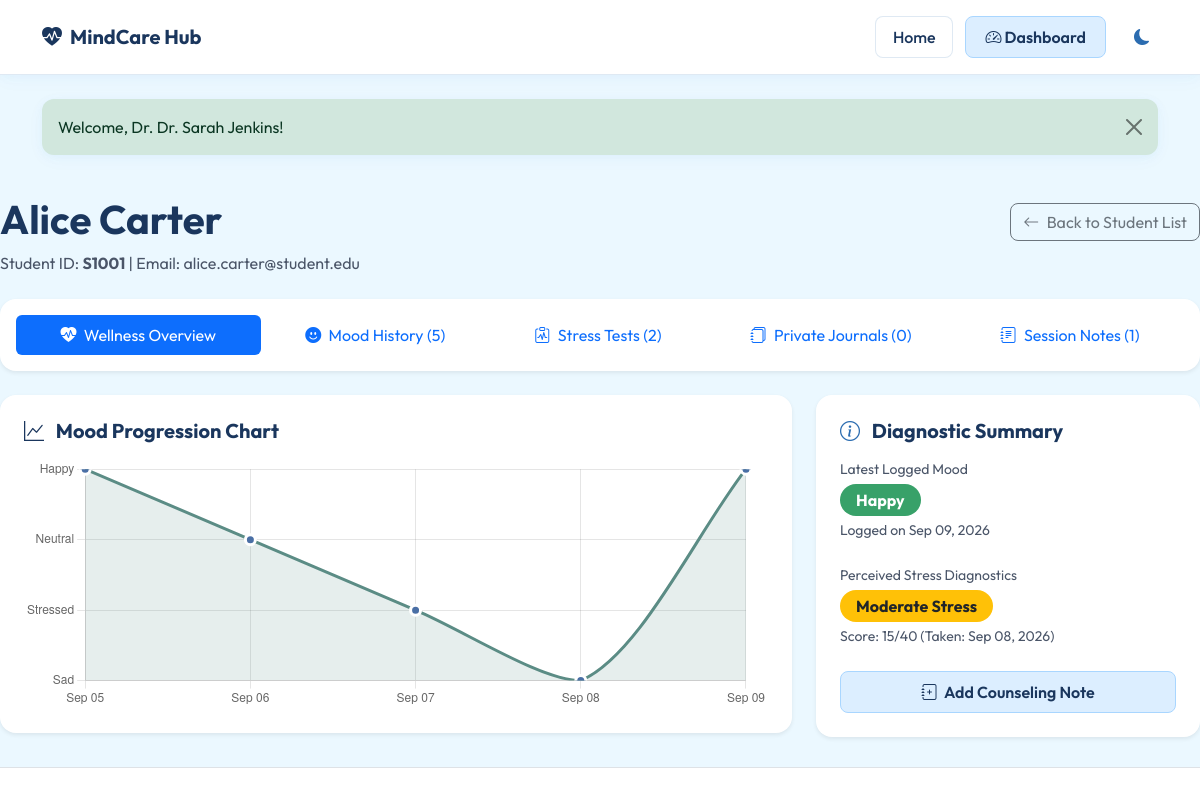
The page /students.php?student_id=1 (signed in) on the database its author committed.
### tables this page shows
CREATE TABLE IF NOT EXISTS students (
    id INT AUTO_INCREMENT PRIMARY KEY,
    user_id INT NOT NULL,
    full_name VARCHAR(100) NOT NULL,
    student_id_number VARCHAR(50) NOT NULL UNIQUE,
    phone VARCHAR(20) DEFAULT NULL,
    counselor_id INT DEFAULT NULL,
    created_at TIMESTAMP DEFAULT CURRENT_TIMESTAMP,
    FOREIGN KEY (user_id) REFERENCES users(id) ON DELETE CASCADE,
    FOREIGN KEY (counselor_id) REFERENCES counselors(id) ON DELETE SET NULL
);

CREATE TABLE IF NOT EXISTS users (
    id INT AUTO_INCREMENT PRIMARY KEY,
    username VARCHAR(50) NOT NULL UNIQUE,
    password VARCHAR(255) NOT NULL,
    role ENUM('admin', 'counselor', 'student') NOT NULL,
    email VARCHAR(100) NOT NULL UNIQUE,
    created_at TIMESTAMP DEFAULT CURRENT_TIMESTAMP
);

CREATE TABLE IF NOT EXISTS moods (
    id INT AUTO_INCREMENT PRIMARY KEY,
    student_id INT NOT NULL,
    mood_date DATE NOT NULL,
    mood_score ENUM('happy', 'neutral', 'sad', 'stressed') NOT NULL,
    notes TEXT DEFAULT NULL,
    created_at TIMESTAMP DEFAULT CURRENT_TIMESTAMP,
    UNIQUE KEY unique_student_mood_date (student_id, mood_date),
    FOREIGN KEY (student_id) REFERENCES students(id) ON DELETE CASCADE
);

CREATE TABLE IF NOT EXISTS assessments (
    id INT AUTO_INCREMENT PRIMARY KEY,
    student_id INT NOT NULL,
    score INT NOT NULL,
    stress_level VARCHAR(50) NOT NULL,
    q1 INT NOT NULL,
    q2 INT NOT NULL,
    q3 INT NOT NULL,
    q4 INT NOT NULL,
    q5 INT NOT NULL,
    q6 INT NOT NULL,
    q7 INT NOT NULL,
    q8 INT NOT NULL,
    q9 INT NOT NULL,
    q10 INT NOT NULL,
    taken_at TIMESTAMP DEFAULT CURRENT_TIMESTAMP,
    FOREIGN KEY (student_id) REFERENCES students(id) ON DELETE CASCADE
);

### students.php (the view, shortened to what this page needs)
<?php
require_once '../includes/auth.php';
require_once '../config/db.php';
$counselor_id = $_SESSION['counselor_id'];
$selected_student_id = intval($_GET['student_id'] ?? 0);
$student_details = null;
if ($selected_student_id > 0) {
    $stmt = $pdo->prepare("
        SELECT s.*, u.email, u.username
        FROM students s
        JOIN users u ON s.user_id = u.id
        WHERE s.id = ? AND s.counselor_id = ?
    ");
    $stmt->execute([$selected_student_id, $counselor_id]);
    $student_details = $stmt->fetch();
    $moodsStmt = $pdo->prepare("SELECT * FROM moods WHERE student_id = ? ORDER BY mood_date DESC");
    $moodsStmt->execute([$selected_student_id]);
    $mood_records = $moodsStmt->fetchAll();
    $assessmentsStmt = $pdo->prepare("SELECT * FROM assessments WHERE student_id = ? ORDER BY taken_at DESC");
    $assessmentsStmt->execute([$selected_student_id]);
    $assessment_records = $assessmentsStmt->fetchAll();
    $journalsStmt = $pdo->prepare("SELECT * FROM journals WHERE student_id = ? AND privacy = 'share_counselor' ORDER BY created_at DESC");
    $journalsStmt->execute([$selected_student_id]);
    $journal_records = $journalsStmt->fetchAll();
    $notesStmt = $pdo->prepare("SELECT * FROM counseling_notes WHERE student_id = ? AND counselor_id = ? ORDER BY created_at DESC");
    $notesStmt->execute([$selected_student_id, $counselor_id]);
    $session_notes = $notesStmt->fetchAll();
    $chartStmt = $pdo->prepare("SELECT mood_date, mood_score FROM moods WHERE student_id = ? ORDER BY mood_date DESC LIMIT 10");
    $chartStmt->execute([$selected_student_id]);
    $chart_rows = array_reverse($chartStmt->fetchAll());
    $chart_labels = [];
    $chart_values = [];
    $mood_scores_map = ['sad' => 1, 'stressed' => 2, 'neutral' => 3, 'happy' => 4];
    foreach ($chart_rows as $row) {
        $chart_labels[] = date('M d', strtotime($row['mood_date']));
        $chart_values[] = $mood_scores_map[$row['mood_score']];
    }
}
require_once '../includes/header.php';
?>
<?php if ($student_details): ?>
    <div class="row mb-4">
        <div class="col-sm-8">
            <h1 class="fw-bold"><?php echo h($student_details['full_name']); ?></h1>
            <p class="text-muted mb-0">Student ID: <b><?php echo h($student_details['student_id_number']); ?></b> | Email: <?php echo h($student_details['email']); ?></p>
        </div>
        <div class="col-sm-4 text-sm-end">
            <a href="students.php" class="btn btn-outline-secondary mt-2" style="border-radius:8px;">
                <i class="bi bi-arrow-left me-1"></i> Back to Student List
            </a>
        </div>
    </div>
    <div class="card card-glass border-0 p-3 mb-4 shadow-sm">
        <ul class="nav nav-pills nav-fill" id="studentTab" role="tablist">
            <li class="nav-item" role="presentation">
                <button class="nav-link active" id="overview-tab" data-bs-toggle="tab" data-bs-target="#overview" type="button" role="tab" aria-controls="overview" aria-selected="true">
                    <i class="bi bi-heart-pulse-fill me-1"></i> Wellness Overview
                </button>
            </li>
            <li class="nav-item" role="presentation">
                <button class="nav-link" id="moods-tab" data-bs-toggle="tab" data-bs-target="#moods" type="button" role="tab" aria-controls="moods" aria-selected="false">
                    <i class="bi bi-emoji-smile-fill me-1"></i> Mood History (<?php echo count($mood_records); ?>)
                </button>
            </li>
            <li class="nav-item" role="presentation">
                <button class="nav-link" id="assessments-tab" data-bs-toggle="tab" data-bs-target="#assessments" type="button" role="tab" aria-controls="assessments" aria-selected="false">
                    <i class="bi bi-clipboard-pulse me-1"></i> Stress Tests (<?php echo count($assessment_records); ?>)
                </button>
            </li>
            <li class="nav-item" role="presentation">
                <button class="nav-link" id="journals-tab" data-bs-toggle="tab" data-bs-target="#journals" type="button" role="tab" aria-controls="journals" aria-selected="false">
                    <i class="bi bi-journals me-1"></i> Private Journals (<?php echo count($journal_records); ?>)
                </button>
            </li>
            <li class="nav-item" role="presentation">
                <button class="nav-link" id="notes-tab" data-bs-toggle="tab" data-bs-target="#notes" type="button" role="tab" aria-controls="notes" aria-selected="false">
                    <i class="bi bi-journal-text me-1"></i> Session Notes (<?php echo count($session_notes); ?>)
                </button>
            </li>
        </ul>
    </div>
    <div class="tab-content" id="studentTabContent">
        <div class="tab-pane fade show active" id="overview" role="tabpanel" aria-labelledby="overview-tab">
            <div class="row g-4">
                <div class="col-lg-8">
                    <div class="card card-glass border-0 p-4 shadow-sm" style="min-height: 320px;">
                        <h5 class="fw-bold mb-3"><i class="bi bi-graph-up text-primary me-2"></i> Mood Progression Chart</h5>
                        <?php if (count($chart_labels) > 0): ?>
                            <div style="position: relative; height: 250px;">
                                <canvas id="studentMoodChart"></canvas>
                            </div>
                        <?php else: ?>
                            <div class="d-flex align-items-center justify-content-center h-100 text-muted">
                                <p class="my-5">No mood data recorded by this student yet.</p>
                            </div>
                        <?php endif; ?>
                    </div>
                </div>
                <div class="col-lg-4">
                    <div class="card card-glass border-0 p-4 shadow-sm h-100">
                        <h5 class="fw-bold mb-3"><i class="bi bi-info-circle text-secondary me-2"></i> Diagnostic Summary</h5>
                        <div class="mb-4">
                            <span class="text-muted small d-block">Latest Logged Mood</span>
                            <?php if (count($mood_records) > 0): ?>
                                <span class="badge badge-<?php echo h($mood_records[0]['mood_score']); ?> fs-6 mt-1 px-3 py-2 rounded-pill text-capitalize">
                                    <?php echo h($mood_records[0]['mood_score']); ?>
                                </span>
                                <span class="text-muted d-block small mt-1">Logged on <?php echo date('M d, Y', strtotime($mood_records[0]['mood_date'])); ?></span>
                            <?php else: ?>
                                <span class="text-muted mt-1 d-block small">No logs recorded</span>
                            <?php endif; ?>
                        </div>
                        <div class="mb-4">
                            <span class="text-muted small d-block">Perceived Stress Diagnostics</span>
                            <?php if (count($assessment_records) > 0): ?>
                                <span class="badge fs-6 mt-1 px-3 py-2 rounded-pill <?php echo ($assessment_records[0]['stress_level'] === 'High Stress') ? 'bg-danger' : (($assessment_records[0]['stress_level'] === 'Moderate Stress') ? 'bg-warning text-dark' : 'bg-success'); ?>">
                                    <?php echo h($assessment_records[0]['stress_level']); ?>
                                </span>
                                <span class="text-muted d-block small mt-1">Score: <?php echo h($assessment_records[0]['score']); ?>/40 (Taken: <?php echo date('M d, Y', strtotime($assessment_records[0]['taken_at'])); ?>)</span>
                            <?php else: ?>
                                <span class="text-muted mt-1 d-block small">No stress assessments completed</span>
                            <?php endif; ?>
                        </div>
                        <a href="notes.php?student_id=<?php echo $selected_student_id; ?>" class="btn btn-primary-custom w-100"><i class="bi bi-journal-plus me-1"></i> Add Counseling Note</a>
                    </div>
                </div>
            </div>
        </div>
    </div>
    <?php if (count($chart_labels) > 0): ?>
    <script>
    document.addEventListener('DOMContentLoaded', function() {
        const ctx = document.getElementById('studentMoodChart').getContext('2d');
        const labels = <?php echo json_encode($chart_labels); ?>;
        const values = <?php echo json_encode($chart_values); ?>;
        new Chart(ctx, {
            type: 'line',
            data: {
                labels: labels,
                datasets: [{
                    label: 'Mood Trend',
                    data: values,
                    borderColor: '#5B8C85',
                    backgroundColor: 'rgba(91, 140, 133, 0.15)',
                    borderWidth: 3,
                    tension: 0.3,
                    fill: true,
                    pointBackgroundColor: '#4A6FA5',
                    pointBorderColor: '#FFFFFF',
                    pointRadius: 5
                }]
            },
            options: {
                responsive: true,
                maintainAspectRatio: false,
                plugins: {
                    legend: { display: false },
                    tooltip: {
                        callbacks: {
                            label: function(context) {
                                const val = context.raw;
                                const labelMap = {1: 'Sad 😢', 2: 'Stressed 😫', 3: 'Neutral 😐', 4: 'Happy 😊'};
                                return 'Mood: ' + labelMap[val];
                            }
                        }
                    }
                },
                scales: {
                    y: {
                        min: 1,
                        max: 4,
                        ticks: {
                            stepSize: 1,
                            callback: function(value) {
                                const tickMap = {1: 'Sad', 2: 'Stressed', 3: 'Neutral', 4: 'Happy'};
                                return tickMap[value];
                            }
                        }
                    }
                }
            }
        });
    });
    </script>
    <?php endif; ?>
<?php endif; ?>
<?php require_once '../includes/footer.php'; ?>

### style.css (style rules this page uses)
:root { --font-sans: 'Outfit', -apple-system, BlinkMacSystemFont, "Segoe UI", Roboto, "Helvetica Neue", Arial, sans-serif; --sidebar-width: 260px; --light: #EBF8FF; --bg-light: #DCEEFF; --white: #FFFFFF; --primary: #1A365D; --primary-hover: #2A4365; --primary-pastel: #DCEEFF; --secondary: #2B6CB0; --secondary-hover: #2C5282; --secondary-pastel: #EAF6FF; --accent: #90CDF4; --accent-hover: #63B3ED; --accent-pastel: #A9D6FF; --dark: #1A365D; --dark-text: #1A365D; --success: #38A169; --warning: #ECC94B; --danger: #E53E3E; --glass-bg: #FFFFFF; --glass-border: rgba(43, 108, 176, 0.15); --shadow-soft: 0 4px 20px rgba(43, 108, 176, 0.03), 0 2px 8px rgba(144, 205, 244, 0.08); --shadow-medium: 0 12px 30px rgba(144, 205, 244, 0.15); --bs-primary: #1A365D; --bs-primary-rgb: 26, 54, 93; --bs-secondary: #2B6CB0; --bs-secondary-rgb: 43, 108, 176; --bs-body-color: #1A365D; --bs-body-bg: #EBF8FF; --bs-secondary-color: #4A5568; }
body { font-family: var(--font-sans); background-color: var(--light); color: var(--dark); margin: 0; padding: 0; min-height: 100vh; display: flex; flex-direction: column; overflow-x: hidden; }
h1, h2, h3, h4, h5, h6 { font-weight: 600; color: var(--dark); }
a { text-decoration: none; transition: all 0.2s ease-in-out; }
.card-glass { background: var(--glass-bg); backdrop-filter: blur(10px); -webkit-backdrop-filter: blur(10px); border: 1px solid var(--glass-border); border-radius: 16px; box-shadow: var(--shadow-soft); transition: transform 0.3s cubic-bezier(0.165, 0.84, 0.44, 1), box-shadow 0.3s cubic-bezier(0.165, 0.84, 0.44, 1), border-color 0.3s ease; }
.btn-primary-custom { background-color: var(--primary-pastel); border-color: var(--accent-pastel); color: var(--dark-text); font-weight: 600; border-radius: 8px; padding: 0.5rem 1.2rem; transition: all 0.2s; }
.badge-happy { background-color: var(--success); color: white; }
.card-glass { transition: all 0.3s cubic-bezier(0.165, 0.84, 0.44, 1) !important; }
.card-glass i { display: inline-block; transition: transform 0.3s ease; }

### rows shown on the page
students: full_name "Alice Carter", student_id_number "S1001", user.email "alice.carter@student.edu"
moods: mood_score "Happy", mood_date "Sep 09, 2026"
assessments: stress_level "Moderate Stress", score "15", taken_at "Sep 08, 2026"

### other values the page prints
$msg "Welcome, Dr. Dr. Sarah Jenkins!"
count($mood_records) "5"
count($assessment_records) "2"
count($journal_records) "0"
count($session_notes) "1"
chart data {{ json_encode($chart_values) }} [4,3,2,1,4]
